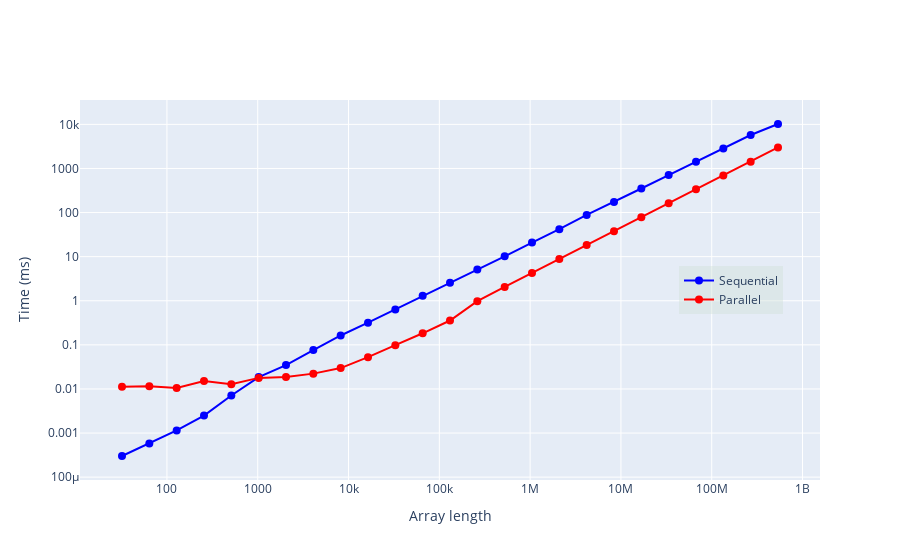

The cell this chart's notebook holds for it:
### Code cell
import pandas as pd
import plotly.graph_objects as go
import numpy as np

# Load the data from CSV files
df_naive = pd.read_csv('timing_naive.csv')
df_optimal = pd.read_csv('timing_optimal.csv')
df_seq = pd.read_csv("timing_seq.csv")


# Calculate means for both datasets
naive_means = df_naive.groupby("Size")["Time(ms)"].mean()
optimal_means = df_optimal.groupby("Size")["Time(ms)"].mean()
seq_means = df_seq.groupby("Size")["Time(ms)"].mean()

# Create a figure to plot the data
fig = go.Figure()

# fig.add_trace(go.Scatter(
#     x=naive_means.index,
#     y=naive_means.values,
#     mode='lines+markers',
#     marker=dict(color='red', size=8),
#     line=dict(color='red'),
#     name='"Naive" parallel'
# ))
fig.add_trace(go.Scatter(
    x=seq_means.index,
    y=seq_means.values,
    mode='lines+markers',
    marker=dict(color='blue', size=8),
    line=dict(color='blue'),
    name='Sequential'
))

fig.add_trace(go.Scatter(
    x=optimal_means.index,
    y=optimal_means.values,
    mode='lines+markers',
    marker=dict(color='red', size=8),
    line=dict(color='red'),
    name='Parallel'
))



# Update layout to use log scale on both axes and configure the plot
fig.update_layout(
    xaxis_title='Array length',
    yaxis_title='Time (ms)',
    xaxis=dict(type='log'),
    yaxis=dict(type='log'),
    legend=dict(y=0.5, x=0.95, xanchor='right', bgcolor='rgba(205, 223, 212, 0.4)')
)

fig.show()

### Figure 1 — Plotly figure (JSON) as saved in the notebook; plotly's stock layout.template omitted (floating-point values rounded to 4 significant figures)
{"data": [{"line": {"color": "blue"}, "marker": {"color": "blue", "size": 8}, "mode": "lines+markers", "name": "Sequential", "type": "scatter", "x": [32, 64, 128, 256, 512, 1024, 2048, 4096, 8192, 16384, 32768, 65536, 131072, 262144, 524288, 1048576, 2097152, 4194304, 8388608, 16777216, 33554432, 67108864, 134217728, 268435456, 536870912], "y": [0.0003016, 0.000577, 0.00115, 0.002486, 0.007119, 0.01858, 0.0347, 0.07613, 0.1632, 0.3188, 0.6324, 1.301, 2.552, 5.088, 10.17, 20.86, 41.93, 88.17, 174.0, 351.5, 708.2, 1416.0, 2826.0, 5735.0, 10190.0]}, {"line": {"color": "red"}, "marker": {"color": "red", "size": 8}, "mode": "lines+markers", "name": "Parallel", "type": "scatter", "x": [32, 64, 128, 256, 512, 1024, 2048, 4096, 8192, 16384, 32768, 65536, 131072, 262144, 524288, 1048576, 2097152, 4194304, 8388608, 16777216, 33554432, 67108864, 134217728, 268435456, 536870912], "y": [0.01125, 0.01156, 0.01046, 0.01511, 0.01284, 0.0178, 0.0186, 0.02226, 0.02972, 0.05257, 0.09837, 0.1828, 0.3562, 0.9797, 2.055, 4.255, 8.852, 18.33, 37.9, 78.68, 162.9, 336.3, 693.8, 1426.0, 3001.0]}], "layout": {"legend": {"bgcolor": "rgba(205, 223, 212, 0.4)", "x": 0.95, "xanchor": "right", "y": 0.5}, "xaxis": {"title": {"text": "Array length"}, "type": "log"}, "yaxis": {"title": {"text": "Time (ms)"}, "type": "log"}}}
